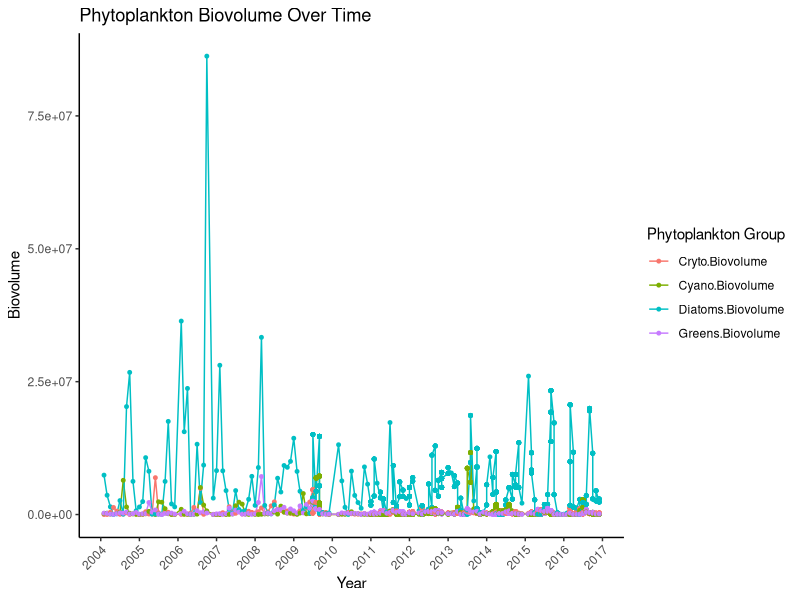

Write R code to recreate this figure.
#3/3/25
#plotting phytoplankton biovolumes

#library 
library(tidyverse)

#loading data
cryto_data<-read.csv("data/raw/csv/cryto_phyto_2004-2016.csv")
cyano_data<-read.csv("data/raw/csv/cyano_phyto_2004-2016.csv")
diatoms_data<-read.csv("data/raw/csv/diatoms_phyto_2004-2016.csv")
greens_data<-read.csv("data/raw/csv/greens_phyto_2004-2016.csv")

View(cryto_data)

#clean up the date format in data set
cryto_data<- cryto_data %>% 
  mutate(Date=dmy(Date),
         year = year(Date),  # Extract year
         month = month(Date),
         YearMonth = as.Date(paste(year, month, "01", sep = "-")))

cyano_data<- cyano_data %>% 
  mutate(Date=dmy(Date),
         year = year(Date),  # Extract year
         month = month(Date),
         YearMonth = as.Date(paste(year, month, "01", sep = "-")))

diatoms_data<- diatoms_data %>% 
  mutate(Date=dmy(Date),
         year = year(Date),  # Extract year
         month = month(Date),
         YearMonth = as.Date(paste(year, month, "01", sep = "-")))

greens_data<- greens_data %>% 
  mutate(Date=dmy(Date),
         year = year(Date),  # Extract year
         month = month(Date),
         YearMonth = as.Date(paste(year, month, "01", sep = "-")))

#combine into one dataset
biovol_data1 <- full_join(
  select(cryto_data, YearMonth, year, month, Cryto.Biovolume),  
  select(cyano_data, YearMonth, Cyano.Biovolume),  
  by = "YearMonth"
)
View(biovol_data1)

biovol_data2 <- full_join(
  select(diatoms_data, YearMonth, year, month, Diatoms.Biovolume),  
  select(greens_data, YearMonth, Greens.Biovolume),  
  by = "YearMonth"
)
View(biovol_data2)

biovol_fulldata <- full_join(
  select(biovol_data1, YearMonth, year, month, Cryto.Biovolume, Cyano.Biovolume),  
  select(biovol_data2, YearMonth, Diatoms.Biovolume, Greens.Biovolume),  
  by = "YearMonth"
)
View(biovol_fulldata)

#convert to long form 
biovol_long <- biovol_fulldata %>%
  pivot_longer(cols = ends_with("Biovolume"),  # Select biovolume columns
               names_to = "Phytoplankton_Group",  # Create new column for names
               values_to = "Biovolume")  # Create new column for values
View(biovol_long)

#plotting data biovolume over time grouped by phytoplankton group
plot_biovol<-ggplot(biovol_long, aes(x = YearMonth, y = Biovolume, color = Phytoplankton_Group)) +
  geom_line(linewidth=0.5) +  # Line plot
  geom_point(size=1) +  # Add points for better visibility
  scale_x_date(date_labels = "%Y", date_breaks = "1 year") +  # Format x-axis
  labs(title = "Phytoplankton Biovolume Over Time",
       x = "Year",
       y = "Biovolume",
       color = "Phytoplankton Group") +
  theme_classic() +  # Clean theme
  theme(axis.text.x = element_text(angle = 45, hjust = 1))  # Rotate x-axis labels
plot_biovol
